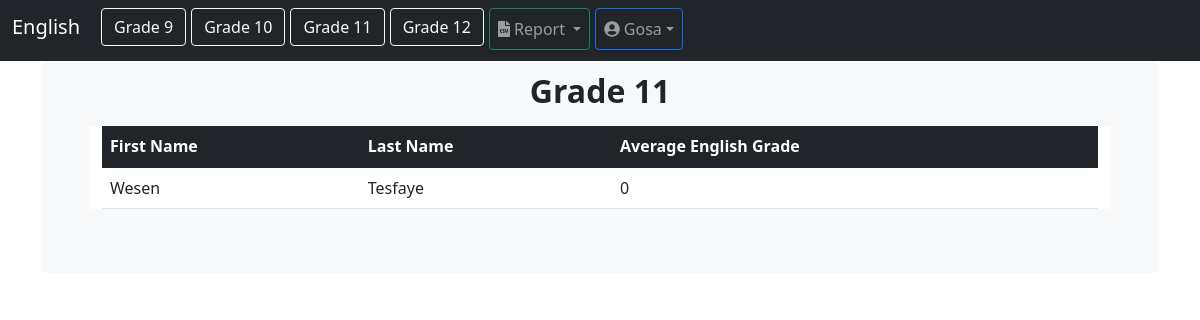
The page /english_average/11 (signed in) on the database its author committed.
### users/models.py (models this page shows)
class CustomUser(AbstractUser):
	pass

### grades_app/models.py (models this page shows, shortened)
class Student(models.Model):
    user = models.OneToOneField(AUTH_USER_MODEL, on_delete=models.CASCADE)
    first_name = models.CharField(max_length=50)
    last_name = models.CharField(max_length=50)
    grade_level = models.IntegerField()

### grades_app/views.py (the view)
# urls.py: path("english_average/<int:grade_level>", views.english_average, name="english_average"),
@login_required
@user_passes_test(lambda user: user.groups.filter(name='High School English Teachers').exists())
def english_average(request, grade_level):
	students = Student.objects.filter(grade_level=grade_level)
	student_grades_list_english = []
	grade_levels = [9, 10, 11, 12]
	for student in students:
		average_grade = calculate_average_english_grade(student, grade_level)
		student_grades_list_english.append((student.first_name, student.last_name, average_grade))
	grades_to_chart = []
	for grades in student_grades_list_english:
		whatever = grades[2]
		grades_to_chart.append(whatever)
	grades_to_chart = grades_to_chart
	context = {
		'student_grades_list': student_grades_list_english,
		'grade_level': grade_level,
		'grade_levels': grade_levels,
		'grades_to_chart': grades_to_chart,
	}
	return render(request, 'grades_app/english_averages.html', context)

### grades_app/views.py (called while the page is built)
def calculate_average_english_grade(student, grade_level):
    if grade_level == 9:
        grade_model = English_Grade_9
    elif grade_level == 10:
        grade_model = English_Grade_10
    elif grade_level == 11:
        grade_model = English_Grade_11
    elif grade_level == 12:
        grade_model = English_Grade_12
    else:
        return 0
    english_grades = grade_model.objects.filter(student=student)
    total_grades = english_grades.count()
    if total_grades > 0:
        total_sum = sum(grade.grade for grade in english_grades)
        average_grade = total_sum / total_grades
        return average_grade
    else:
        return 0

### grades_app/templates/grades_app/english_averages.html (shortened to what this page needs)
{% load static %}
<!doctype html>
<html lang="en">
<head>
    <link rel="stylesheet" type="text/css" href="{% static 'grades_app/bootstrap.min.css' %}">
    <link rel="stylesheet" type="text/css" href="{% static 'grades_app/all.css' %}">
    <link rel="stylesheet" type="text/css" href="{% static 'grades_app/Chart.min.css' %}">
</head>
<body>
    <nav class="navbar navbar-expand-md navbar-dark fixed-top bg-dark">
        <div class="container-fluid">
            <h1 class="navbar-brand h1" href="#">English</h1>
            <div class="collapse navbar-collapse" id="navbarCollapse">
                <ul class="navbar-nav me-auto mb-2 mb-md-0">
                    {% for grade_level in grade_levels %}
                    <li style="padding-left: 5px; padding-bottom: 3px;" class="nav-item">
                        <a class="nav-item btn btn-outline-light" aria-current="page" href="{% url 'grades_app:english_average' grade_level=grade_level %}">Grade {{ grade_level }}</a>
                    </li>
                    {% endfor %}
                    <div style="padding-left: 5px; padding-bottom: 3px;" class="collapse navbar-collapse" id="navbarCollapse">
                        <ul class="navbar-nav me-auto mb-2 mb-md-0">
                            <li class="nav-item dropdown">
                                <a class="nav-link dropdown-toggle btn btn-outline-success" href="#" id="dropdown03" data-bs-toggle="dropdown" aria-expanded="false">
                                    <i class="fa fa-file-csv"></i> Report
                                </a>
                            </li>
                        </ul>
                    </div>
                    <div style="padding-left: 5px; padding-bottom: 3px;" class="collapse navbar-collapse" id="navbarCollapse">
                        <ul class="navbar-nav me-auto mb-2 mb-md-0">
                            <li class="nav-item dropdown">
                                <a class="nav-link dropdown-toggle btn btn-outline-primary" href="#" id="dropdown03" data-bs-toggle="dropdown" aria-expanded="false">
                                    <i class="fa fa-user-circle"></i> {{ request.user.username | title }}</a>
                            </li>
                        </ul>
                    </div>
                </ul>
            </div>
        </div>
    </nav>
    <main class="container">
        <div class="bg-light p-5 rounded">
            <h2 style="text-align:center;" class="mt-4"><strong>Grade {{ grade_level }}</strong></h2>
            <div class="bd-cheatsheet container-fluid bg-body">
                <section id="content">
                    <article class="my-3" id="tables">
                        <div>
                            <div class="bd-example">
                                <table class="table table-hover">
                                    <thead>
                                        <tr>
                                            <th class="table-dark">First Name</th>
                                            <th class="table-dark">Last Name</th>
                                            <th class="table-dark">Average English Grade</th>
                                        </tr>
                                    </thead>
                                    <tbody>
                                        {% for student in student_grades_list %}
                                        <tr>
                                            {% for value in student %}
                                            <td>{{ value }}</td>
                                            {% endfor %}
                                        </tr>
                                        {% endfor %}
                                    </tbody>
                                </table>
                            </div>
                        </div>
                    </article>
                </section>
            </div>
        </div>
    </main>
</body>
</html>

### grades_app/static/grades_app/all.css (style rules this page uses)
.fa, .fas, .far, .fal, .fad, .fab { -moz-osx-font-smoothing: grayscale; -webkit-font-smoothing: antialiased; display: inline-block; font-style: normal; font-variant: normal; text-rendering: auto; line-height: 1; }
.fa-file-csv:before { content: "\f6dd"; }
.fa-user-circle:before { content: "\f2bd"; }
.fa, .fas { font-family: 'Font Awesome 5 Free'; font-weight: 900; }

### rows shown on the page
CustomUser: user.username "Gosa"
Student: student "Wesen" "Tesfaye"

### other values the page prints
{{ grade_level }} "9" "10" "11" "12"
{{ grade_level }} "11"
{{ value }} "0"
